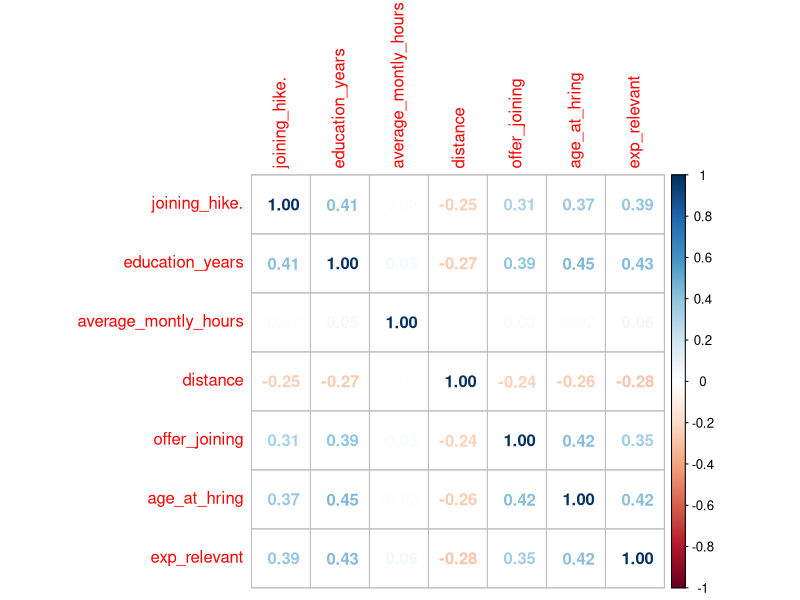

Write the R code that produced this figure.
# Step1 Load Libraries
library(e1071)
library(MASS) # used for variable selection
library(car) # used for checking Multicollinearity
library(corrplot) # to plot correlation matrix among variables

# Step2: Import data
df = read.csv("Assignment_regression.csv")

#Step3: Explore data
summary(df)

# Step4 Preprocessing if needed
df$metro = as.factor(df$metro)

# Step5 Split data into trainning and testing set
## 75% of the sample size
smp_size <- floor(0.70 * nrow(df))

## set the seed to make your partition reproductible
set.seed(123)
train_ind <- sample(seq_len(nrow(df)), size = smp_size)

train <- df[train_ind, ] # randomly created training set
test <- df[-train_ind, ]# randomly created test set

# Step 4: Explore the training data to find visible patterns
summary(train)

# Step 5: Training the model

model = lm(formula = tenure ~.,data = train)
summary(model)

## Assumptions for multicollinearity and randomness in residuals
vif(model) # variance inflation factors 
sqrt(vif(model)) > 2 # problem?
correlations <- cor(train[-c(6,9)])
corrplot(correlations, method="number")

# Step6: Predict model on test data
income_predictions = predict(model,test)
head(income_predictions,5)

# Step7: Adding predictions and extracting data
error <- income_predictions - test[,9]
# Function that returns Root Mean Squared Error
rmse <- function(x)
{
  sqrt(mean(x^2))
}
rmse(error)


# Tip: It is always advisable to view the predicted values within a range rather than a number. This gives perspective to the user of variation that can happen in the prediction of the outcome.

predict_interval <- predict(model,test,interval = "prediction")
View(predict_interval)
test <- cbind(test,predict_interval)
View(test)
write.csv(x = test,file = "predictions.csv")

